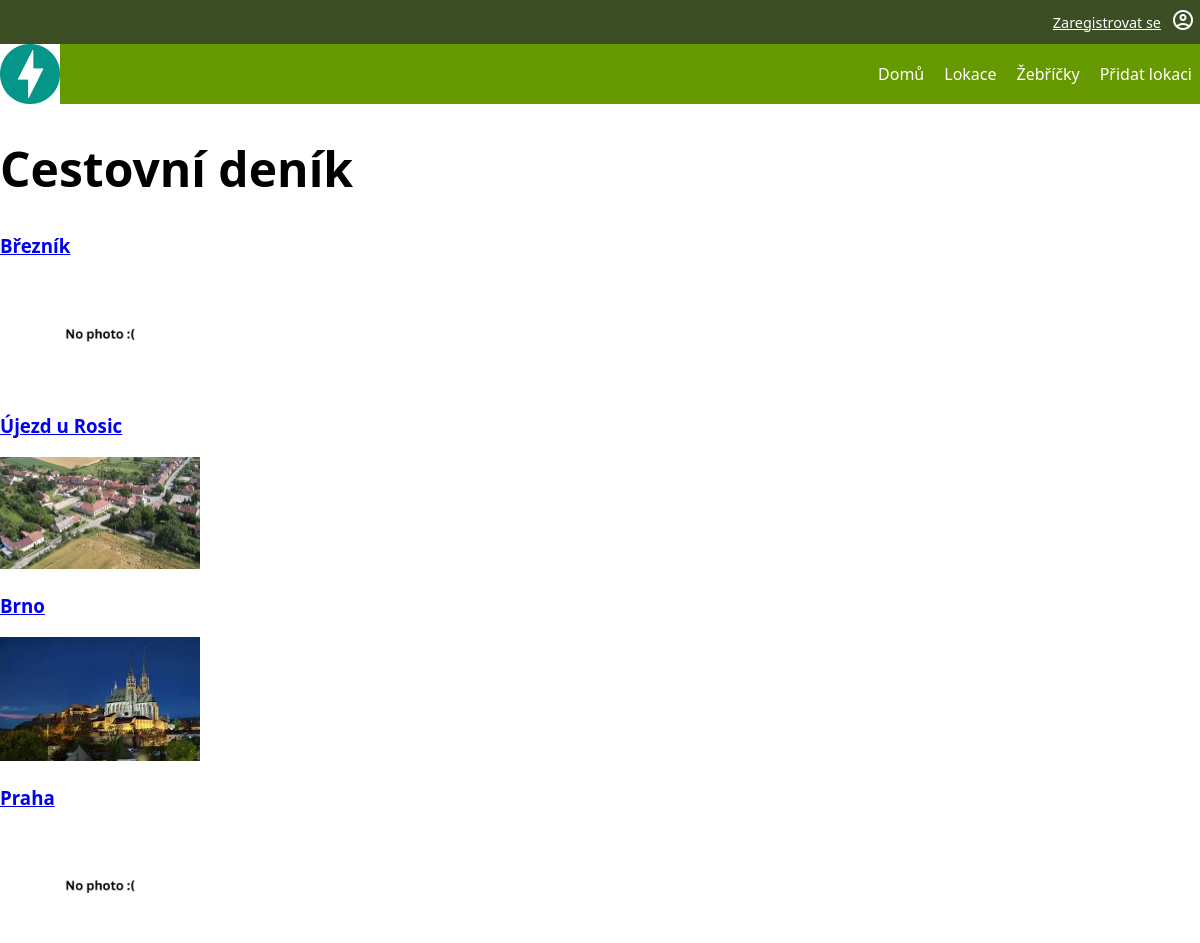
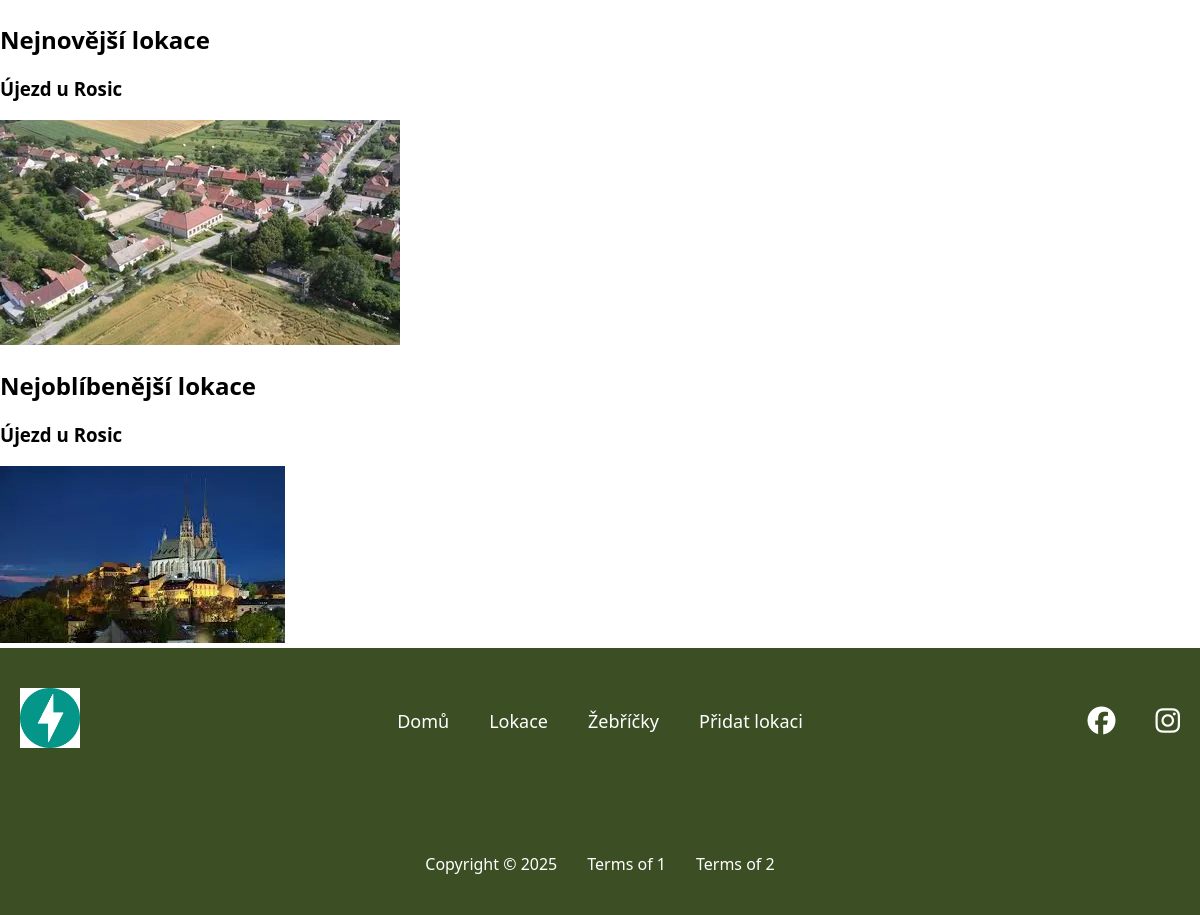
The page / on the database its author committed (2 pictures, top to bottom).
### tables this page shows
CREATE TABLE "location"
(
    id                  INTEGER
        primary key autoincrement,
    name                VARCHAR not null,
    description         VARCHAR,
    date_location_added TEXT    not null,
    id_user             INTEGER not null
        references user,
    status              TEXT    not null
);

CREATE TABLE photo (
    id INTEGER PRIMARY KEY AUTOINCREMENT,
    name VARCHAR NOT NULL,
    alt_text VARCHAR,
    url VARCHAR NOT NULL,
    id_location INTEGER NOT NULL,
    FOREIGN KEY (id_location) REFERENCES location(id)
);

### pages/home.py (the view)
@router.get("/", response_class=HTMLResponse)
async def landing_page(request: Request,svc: LocationService = Depends(locations_service)):
    random_locations = svc.get_five_random_locations()
    favorite_location = svc.get_most_favorite_location()
    newest_location = svc.get_newest_location()
    tpl = request.app.state.templates
    return tpl.TemplateResponse(
        "home.html",
        {
            "request": request,
            "title": "Cestovní deník",
            "random_locations": random_locations,
            "favorite_location": favorite_location,
            "newest_location": newest_location
        }
    )

### templates/home.html
{% extends "base.html" %}
{% block content %}
<h1>Cestovní deník</h1>
    {% for loc in random_locations %}
        <a href="{{url_for('location_detail', id=loc['id']) }}">
        <h3>{{ loc['name'] }}</h3>
        {% if loc['photo'] %}
                <img alt="{{ loc['photo']['alt_text'] }}" src="/database/{{ loc['photo']['url'] }}" style="width: 200px">
        {% else %}
                <img alt="No photo" src="{{url_for('static', path='img/web/noImage.webp') }}" style="width: 200px">
        {% endif %}
        </a>
    {% endfor %}
    <h2>Nejnovější lokace</h2>
    <h3>{{ newest_location['name'] }}</h3>
    {% if newest_location['photo'] %}
        <a href="{{url_for('location_detail', id=newest_location['id']) }}">
            <img alt="{{ newest_location['photo']['alt_text'] }}" src="/database/{{ newest_location['photo']['url'] }}">
        </a>
    {% else %}
        <a href="{{url_for('location_detail', id=newest_location['id']) }}">
            <img alt="No photo" src="{{url_for('static', path='img/web/noImage.webp') }}"></a>
        </a>
    {% endif %}
    <h2>Nejoblíbenější lokace</h2>
    <h3>{{ newest_location['name'] }}</h3>
    {% if favorite_location['photo'] %}
        <a href="{{url_for('location_detail', id=favorite_location['id']) }}">
            <img alt="{{ favorite_location['photo']['alt_text'] }}" src="/database/{{ favorite_location['photo']['url'] }}">
        </a>
    {% else %}
        <a href="{{url_for('location_detail', id=favorite_location['id']) }}">
            <img alt="No photo" src="{{url_for('static', path='img/web/noImage.webp') }}">
        </a>
    {% endif %}
{% endblock %}

### templates/base.html (shortened to what this page needs)
<!DOCTYPE html>
<html lang="cs">
<head>
    <link rel="stylesheet" href="{{ url_for('static', path='css/style.css') }}">
    <link rel="stylesheet" href="{{ url_for('static', path='css/header.css') }}">
    <link rel="stylesheet" href="{{ url_for('static', path='css/footer.css') }}">
    <link rel="stylesheet" href="{{ url_for('static', path='css/icon.css') }}">
    <link rel="stylesheet" href="{{ url_for('static', path='css/location.css') }}">
    <link rel="stylesheet" href="https://cdnjs.cloudflare.com/ajax/libs/font-awesome/6.5.0/css/all.min.css">
</head>
<body>
<div class = "header">
    <div class = "upper-nav">
        <a href="{{url_for('register_page') }}" class="upper-nav-items">Zaregistrovat se</a>
        <a href="{{url_for('my_profile_page') }}" class="upper-nav-items"><span class="material-symbols-outlined">account_circle</span></a>
    </div>
    <div class="lower-nav">
        <div class="lower-nav-logo"><a href="{{url_for('landing_page') }}"><img alt="logo" src="{{url_for('static', path='img/web/logo.webp') }}"></a></div>
        <div class="lower-nav-items">
            <a href="{{url_for('landing_page') }}" class="lower-nav-item">Domů</a>
            <a href="{{url_for('list_locations_with_photos_rating') }}" class="lower-nav-item">Lokace</a>
            <a href="{{url_for('rankings_page') }}" class="lower-nav-item">Žebříčky</a>
            <a href="{{url_for('add_location_page') }}" class="lower-nav-item">Přidat lokaci</a>
        </div>
    </div>
</div>
    {% block content %}{% endblock %}
<footer class="footer">
    <div class="footer-top">
        <div class="footer-logo">
            <a href="{{url_for('landing_page') }}"><img alt="logo" src="{{url_for('static', path='img/web/logo.webp') }}"></a>
        </div>
        <nav class="footer-nav">
            <a href="{{url_for('landing_page') }}" class="footer-nav-item">Domů</a>
            <a href="{{url_for('list_locations_with_photos_rating') }}" class="footer-nav-item">Lokace</a>
            <a href="{{url_for('rankings_page') }}" class="footer-nav-item">Žebříčky</a>
            <a href="{{url_for('add_location_page') }}" class="footer-nav-item">Přidat lokaci</a>
        </nav>
        <div class="footer-icons">
            <i class="fa-brands fa-facebook"></i>
            <i class="fa-brands fa-instagram"></i>
        </div>
    </div>
    <div class="footer-bottom">
        <span>Copyright © 2025</span>
        <span>Terms of 1</span>
        <span>Terms of 2</span>
    </div>
</footer>
</body>
</html>

### static/css/style.css (style rules this page uses)
:root { font-family: system-ui, -apple-system, Segoe UI, Roboto, sans-serif; --background-color: white; --text-color: black; --navbar-background-color: #669900; --footer-background-color: #3c4e23; --white-text-color: white; font-size: 16px; }
html, body { margin:0; padding: 0; background: var(--background-color); width: 100%; }
h1 { font-size: 3em; }

### static/css/header.css (style rules this page uses)
.header { width: 100%; position: sticky; top: 0; z-index: 1000; }
.upper-nav { display: flex; flex-direction: row; align-items: center; width: 100%; background-color: var(--footer-background-color); justify-content: flex-end; font-size: 0.9rem; padding: 1vh 0 1vh 0; }
.upper-nav-items { margin-left: 5px; margin-right: 5px; color: var(--white-text-color); }
.lower-nav { display: flex; flex-direction: row; align-items: center; max-height: 10vh; justify-content: space-between; width: 100%; background-color: var(--navbar-background-color, #333); }
.lower-nav-logo { width: 60px; height: 60px; }
.lower-nav-logo img { width: 100%; height: 100%; object-fit: contain; display: block; }
.lower-nav-items { display: flex; gap: 20px; padding-right: 1vh; }
.lower-nav-item { color: var(--white-text-color, #fff); text-decoration: none; font-size: 1rem; font-weight: 500; }

### static/css/footer.css (style rules this page uses)
.footer { width: 100%; background-color: var(--footer-background-color); color: white; padding: 40px 0; display: flex; flex-direction: column; gap: 30px; }
.footer-top { display: grid; grid-template-columns: 1fr auto 1fr; align-items: center; padding-bottom: 70px; }
.footer-logo { padding-left: 20px; }
.footer-logo img { width: 60px; height: 60px; object-fit: contain; }
.footer-nav { display: flex; justify-content: center; gap: 40px; }
.footer-nav-item { color: white; text-decoration: none; font-size: 18px; }
.footer-top i { justify-self: end; font-size: 28px; margin-left: 20px; cursor: pointer; }
.footer-icons { display: flex; justify-content: flex-end; gap: 20px; padding-right: 20px; font-size: 28px; justify-self: end; }
.footer-icons i { cursor: pointer; }
.footer-bottom { display: flex; justify-content: center; gap: 30px; font-size: 16px; }

### rows shown on the page
location: name "Březník"
photo: name "Újezd u Rosic", photo (picture)
photo: name "Brno", photo (picture)
location: name "Praha"
location: name "Újezd u Rosic"
